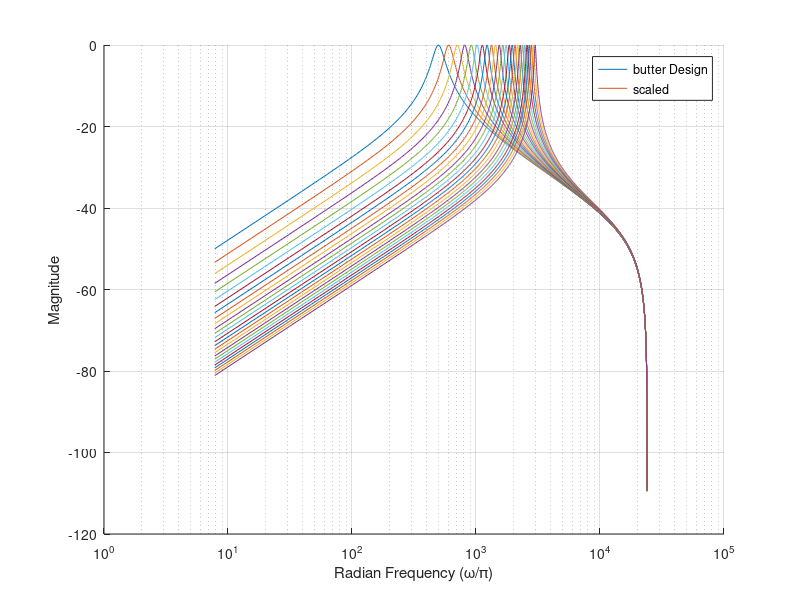

This figure's MATLAB source:
clear all;
close all;
clc;

Fs = 48000;
Ts = 1/48000;
lpf = 450;
hpf = 550;
Fw = 5000;
delta = Fw/Fs;
range = 500:delta:3000;
[x ,Sz] = size(range);
b = zeros(Sz,1,3);
a = zeros(Sz,1,3);
for i=1:Sz
    lpf = lpf+delta;
    hpf = hpf+delta;
    [b(i,:),a(i,:)] = butter(1,[(lpf)*2/Fs (hpf)*2/Fs],'bandpass');
end
%fprintf('%3.12f\n',b,a);
scale = 20;
%max_range = 2^(20-1)-1;
%min_range = -2^(20-1);
num_new = round(b.*2^scale);
den_new = round(a.*2^scale);
dlmwrite('A0_coef.txt',den_new(:,:,1),'precision','%d','delimiter',' ');
dlmwrite('A1_coef.txt',den_new(:,:,2),'precision','%d','delimiter',' ');
dlmwrite('A2_coef.txt',den_new(:,:,3),'precision','%d','delimiter',' ');

dlmwrite('B0_coef.txt',num_new(:,:,1),'precision','%10.1f');
dlmwrite('B1_coef.txt',num_new(:,:,2),'precision','%10.1f');
dlmwrite('B2_coef.txt',num_new(:,:,3),'precision','%10.1f');



%fprintf('%10.12f\n',num_new,den_new)
%[h1,w1] = freqz(b1,a1,1024);
%[hs,ws] = freqz(num_new,den_new,1024*2);
%[hs1,ws1] = freqz(bs1,as1,1024);

% 
 for j=1:1000:Sz
     [h,w] = freqz(b(j,:),a(j,:),1024*3);
     hold on;
     semilogx(w.*Fs/pi/2,mag2db(abs(h)));
 end

grid
%semilogx(w1*Fs/pi/2,mag2db(abs(h1)), ws1*Fs/pi/2,mag2db(abs(hs1)))
legend('butter Design', 'scaled')
xlabel 'Radian Frequency (\omega/\pi)', ylabel 'Magnitude'


%% FFT Plot

% Y = fft(simout);
% 
% semilogx(w*Fs/pi/2,abs(Y))
% xlim([0 0.5*10^4]);


